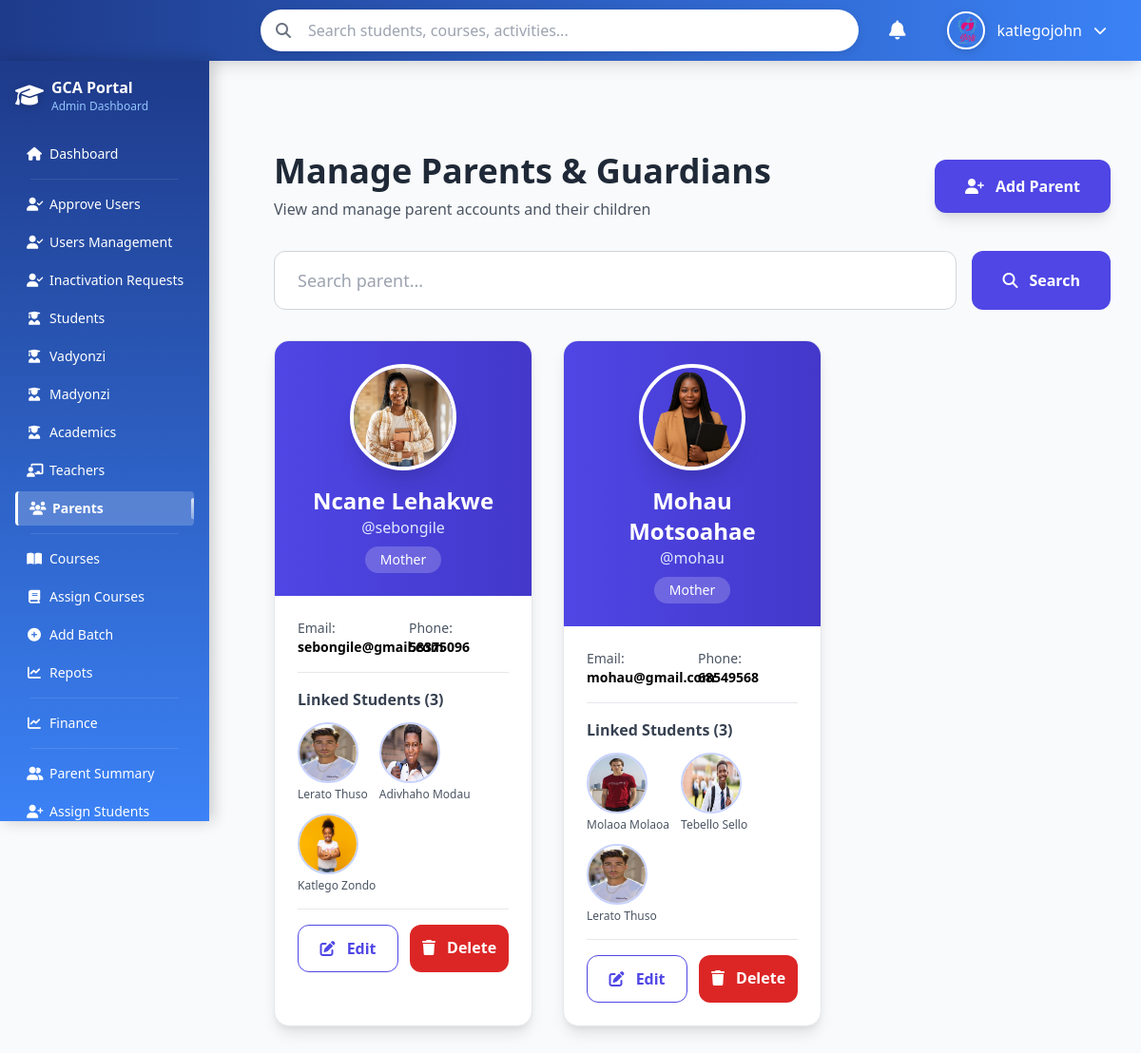
The page /manage_parents.php (signed in) on the database its author committed.
### tables this page shows
CREATE TABLE `users` (
  `user_id` int(11) NOT NULL AUTO_INCREMENT,
  `firstName` varchar(100) DEFAULT NULL,
  `lastName` varchar(100) DEFAULT NULL,
  `email` varchar(100) DEFAULT NULL,
  `password` varchar(255) DEFAULT NULL,
  `username` varchar(50) DEFAULT NULL,
  `role` varchar(20) DEFAULT NULL,
  `gender` varchar(10) DEFAULT NULL,
  `dob` date DEFAULT NULL,
  `IDNumber` varchar(20) DEFAULT NULL,
  `phone` varchar(20) DEFAULT NULL,
  `document` varchar(255) DEFAULT NULL,
  `status` varchar(20) DEFAULT NULL,
  `address_id` int(11) DEFAULT NULL,
  `created_at` datetime DEFAULT NULL,
  `updated_at` datetime DEFAULT NULL,
  PRIMARY KEY (`user_id`),
  UNIQUE KEY `email` (`email`),
  UNIQUE KEY `username` (`username`),
  KEY `address_id` (`address_id`),
  CONSTRAINT `users_ibfk_1` FOREIGN KEY (`address_id`) REFERENCES `addresses` (`address_id`)
);

### manage_parents.php (the view, shortened to what this page needs)
<?php
include("db.php");
$limit = 10;
$page = max(1, intval($_GET['page'] ?? 1));
$offset = ($page - 1) * $limit;
$search = trim($_GET['search'] ?? '');
$where = $search ? "AND (u.username LIKE ? OR u.firstName LIKE ? OR u.lastName LIKE ?)" : "";
$like = $search ? "%$search%" : "";
$sql = "
    SELECT u.*, p.relationship, p.photo, a.*,
           GROUP_CONCAT(DISTINCT CONCAT(s.student_id, ':', us.firstName, ' ', us.lastName, ':', s.photo) SEPARATOR '|') as children
    FROM users u
    JOIN parents p ON u.user_id = p.user_id
    LEFT JOIN addresses a ON u.address_id = a.address_id
    LEFT JOIN parent_students ps ON ps.parent_id = p.parent_id
    LEFT JOIN students s ON ps.student_id = s.student_id
    LEFT JOIN users us ON s.user_id = us.user_id
    WHERE u.role='parent' $where
    GROUP BY u.user_id
    ORDER BY u.created_at DESC
    LIMIT ? OFFSET ?
";
$stmt = $conn->prepare($sql);
if ($search) $stmt->bind_param("sssii", $like, $like, $like, $limit, $offset);
else $stmt->bind_param("ii", $limit, $offset);
$stmt->execute();
$parents = $stmt->get_result();
?>
<!DOCTYPE html>
<html lang="en" class="h-full">
<head>
    <script src="https://cdn.tailwindcss.com"></script>
    <link rel="stylesheet" href="https://cdnjs.cloudflare.com/ajax/libs/font-awesome/6.5.0/css/all.min.css">
</head>
<body class="h-full bg-gray-50">
<?php include 'top_navigation.php'; ?>
<?php include 'admin_navigation.php'; ?>
<div class="ml-64 mt-16 p-8 min-h-screen">
    <div class="max-w-7xl mx-auto">
        <div class="flex justify-between items-center mb-8">
            <div>
                <h1 class="text-4xl font-bold text-gray-800">Manage Parents & Guardians</h1>
                <p class="text-gray-600 mt-2">View and manage parent accounts and their children</p>
            </div>
            <button onclick="openModal()" class="bg-primary hover:bg-primary-dark text-white font-semibold py-4 px-8 rounded-xl shadow-lg transition flex items-center gap-3">
                <i class="fas fa-user-plus"></i> Add Parent
            </button>
        </div>
        <form method="get" class="mb-8">
            <div class="flex gap-4">
                <input type="text" name="search" value="<?= htmlspecialchars($search) ?>" placeholder="Search parent..."
                       class="flex-1 px-6 py-4 border border-gray-300 rounded-xl focus:ring-4 focus:ring-indigo-200 text-lg">
                <button type="submit" class="bg-primary hover:bg-primary-dark text-white px-8 py-4 rounded-xl font-semibold transition flex items-center gap-3">
                    <i class="fas fa-search"></i> Search
                </button>
            </div>
        </form>
        <?php if ($parents->num_rows === 0): ?>
            <div class="text-center py-20 bg-white rounded-2xl shadow-sm border border-gray-200">
                <i class="fas fa-users text-8xl text-gray-300 mb-6"></i>
                <p class="text-2xl text-gray-600">No parents found</p>
            </div>
        <?php else: ?>
            <div class="grid grid-cols-1 md:grid-cols-2 lg:grid-cols-3 gap-8">
                <?php while ($p = $parents->fetch_assoc()):
                    $children = [];
                    if ($p['children']) {
                        foreach (explode('|', $p['children']) as $child) {
                            if ($child) {
                                [$id, $name, $photo] = explode(':', $child, 3);
                                $children[] = ['id' => $id, 'name' => $name, 'photo' => $photo];
                            }
                        }
                    }
                ?>
                    <div class="bg-white rounded-2xl shadow-lg border border-gray-200 overflow-hidden card-hover transition-all duration-300">
                        <div class="bg-gradient-to-r from-indigo-600 to-indigo-700 text-white p-6 text-center">
                            <?php if (!empty($p['photo']) && file_exists($p['photo'])): ?>
                                <img src="<?= htmlspecialchars($p['photo']) ?>" class="w-28 h-28 rounded-full mx-auto border-4 border-white shadow-xl object-cover">
                            <?php else: ?>
                                <div class="w-28 h-28 bg-white bg-opacity-20 rounded-full mx-auto flex items-center justify-center text-5xl font-bold">
                                    <?= strtoupper(substr($p['firstName'],0,1).substr($p['lastName'],0,1)) ?>
                                </div>
                            <?php endif; ?>
                            <h3 class="text-2xl font-bold mt-4"><?= htmlspecialchars($p['firstName'] . ' ' . $p['lastName']) ?></h3>
                            <p class="text-indigo-100">@<?= htmlspecialchars($p['username']) ?></p>
                            <span class="inline-block mt-2 px-4 py-1 bg-white bg-opacity-20 rounded-full text-sm">
                                <?= htmlspecialchars($p['relationship']) ?>
                            </span>
                        </div>
                        <div class="p-6 space-y-4">
                            <div class="text-sm grid grid-cols-2 gap-3">
                                <div><span class="text-gray-600">Email:</span><br><strong><?= htmlspecialchars($p['email']) ?></strong></div>
                                <div><span class="text-gray-600">Phone:</span><br><strong><?= htmlspecialchars($p['phone'] ?? '—') ?></strong></div>
                            </div>
                            <?php if (!empty($children)): ?>
                                <div class="border-t pt-4">
                                    <p class="font-semibold text-gray-700 mb-3">Linked Students (<?= count($children) ?>)</p>
                                    <div class="flex flex-wrap gap-3">
                                        <?php foreach ($children as $child): ?>
                                            <a href="academics.php?student_id=<?= $child['id'] ?>" class="group">
                                                <?php if ($child['photo'] && file_exists($child['photo'])): ?>
                                                    <img src="<?= htmlspecialchars($child['photo']) ?>" class="w-16 h-16 rounded-full border-2 border-indigo-200 group-hover:border-indigo-500 transition">
                                                <?php else: ?>
                                                    <div class="w-16 h-16 bg-indigo-100 rounded-full flex items-center justify-center text-indigo-600 font-bold text-lg group-hover:bg-indigo-200 transition">
                                                        <?= strtoupper(substr($child['name'],0,2)) ?>
                                                    </div>
                                                <?php endif; ?>
                                                <p class="text-xs text-center mt-1 text-gray-600 group-hover:text-indigo-600"><?= htmlspecialchars($child['name']) ?></p>
                                            </a>
                                        <?php endforeach; ?>
                                    </div>
                                </div>
                            <?php endif; ?>
                            <div class="flex gap-3 pt-4 border-t">
                                <button onclick='editParent(<?= json_encode($p) ?>)'
                                        class="flex-1 bg-white border border-indigo-600 text-indigo-600 py-3 rounded-xl font-semibold hover:bg-indigo-50 transition">
                                    <i class="fas fa-edit mr-2"></i> Edit
                                </button>
                                <a href="?delete=<?= $p['user_id'] ?>" onclick="return confirm('Delete this parent and all links?')"
                                   class="flex-1 bg-red-600 text-white py-3 rounded-xl font-semibold hover:bg-red-700 transition text-center">
                                    <i class="fas fa-trash mr-2"></i> Delete
                                </a>
                            </div>
                        </div>
                    </div>
                <?php endwhile; ?>
            </div>
        <?php endif; ?>
    </div>
</div>
</body>
</html>

### manage_parents.php (style rules this page uses)
:root { --primary: #4f46e5; --primary-light: #6366f1; }
.bg-primary { background-color: var(--primary); }

### top_navigation.php (style rules this page uses)
body { padding-top: 64px; }
* { transition-property: background-color, border-color, color, fill, stroke; transition-timing-function: cubic-bezier(0.4, 0, 0.2, 1); transition-duration: 150ms; }

### admin_navigation.php (style rules this page uses)
* { transition-property: background-color, border-color, color, transform; transition-timing-function: cubic-bezier(0.4, 0, 0.2, 1); transition-duration: 150ms; }

### rows shown on the page
users: shows a picture, firstName+lastName "Ncane Lehakwe", username "sebongile", relationship "Mother", email "sebongile@gmail.com", phone "58375096", count($children) "3", name "Lerato Thuso", name "Adivhaho Modau", name "Katlego Zondo"
users: shows a picture, firstName+lastName "Mohau Motsoahae", username "mohau", relationship "Mother", email "mohau@gmail.com", phone "68549568", count($children) "3", name "Molaoa Molaoa", name "Tebello Sello", name "Lerato Thuso"

### other values the page prints
$username "katlegojohn"
